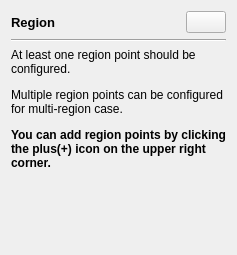
                 <widget class="QWidget" name="regionPage">
                  <layout class="QVBoxLayout" name="verticalLayout_26">
                   <item>
                    <widget class="QWidget" name="widget_33" native="true">
                     <layout class="QHBoxLayout" name="horizontalLayout_18">
                      <property name="leftMargin">
                       <number>0</number>
                      </property>
                      <property name="topMargin">
                       <number>0</number>
                      </property>
                      <property name="rightMargin">
                       <number>0</number>
                      </property>
                      <property name="bottomMargin">
                       <number>0</number>
                      </property>
                      <item>
                       <widget class="QLabel" name="label_38">
                        <property name="sizePolicy">
                         <sizepolicy hsizetype="Expanding" vsizetype="Preferred">
                          <horstretch>0</horstretch>
                          <verstretch>0</verstretch>
                         </sizepolicy>
                        </property>
                        <property name="font">
                         <font>
                          <pointsize>10</pointsize>
                          <bold>true</bold>
                         </font>
                        </property>
                        <property name="text">
                         <string>Region</string>
                        </property>
                       </widget>
                      </item>
                      <item>
                       <widget class="FlatPushButton" name="regionAdd">
                        <property name="text">
                         <string/>
                        </property>
                        <property name="icon">
                         <iconset resource="../../../resource.qrc">
                          <normaloff>:/icons/add-circle-outline.svg</normaloff>:/icons/add-circle-outline.svg</iconset>
                        </property>
                       </widget>
                      </item>
                     </layout>
                    </widget>
                   </item>
                   <item>
                    <widget class="Line" name="line_12">
                     <property name="orientation">
                      <enum>Qt::Orientation::Horizontal</enum>
                     </property>
                    </widget>
                   </item>
                   <item>
                    <widget class="QLabel" name="regionEmptyMessage">
                     <property name="foammeshStatus" stdset="0">
                      <string>error</string>
                     </property>
                     <property name="frameShape">
                      <enum>QFrame::Shape::NoFrame</enum>
                     </property>
                     <property name="text">
                      <string>&lt;html&gt;&lt;head/&gt;&lt;body&gt;&lt;p&gt;At least one region point should be configured.&lt;/p&gt;&lt;p&gt;Multiple region points can be configured for multi-region case.&lt;/p&gt;&lt;p&gt;&lt;b&gt;You can add region points by clicking the plus(+) icon on the upper right corner.&lt;/b&gt;&lt;/p&gt;&lt;/body&gt;&lt;/html&gt;</string>
                     </property>
                     <property name="wordWrap">
                      <bool>true</bool>
                     </property>
                    </widget>
                   </item>
                   <item>
                    <widget class="QScrollArea" name="regionArea">
                     <property name="frameShape">
                      <enum>QFrame::Shape::NoFrame</enum>
                     </property>
                     <property name="horizontalScrollBarPolicy">
                      <enum>Qt::ScrollBarPolicy::ScrollBarAlwaysOff</enum>
                     </property>
                     <property name="widgetResizable">
                      <bool>true</bool>
                     </property>
                     <widget class="QWidget" name="regionList">
                      <property name="geometry">
                       <rect>
                        <x>0</x>
                        <y>0</y>
                        <width>100</width>
                        <height>30</height>
                       </rect>
                      </property>
                     </widget>
                    </widget>
                   </item>
                  </layout>
                 </widget>
